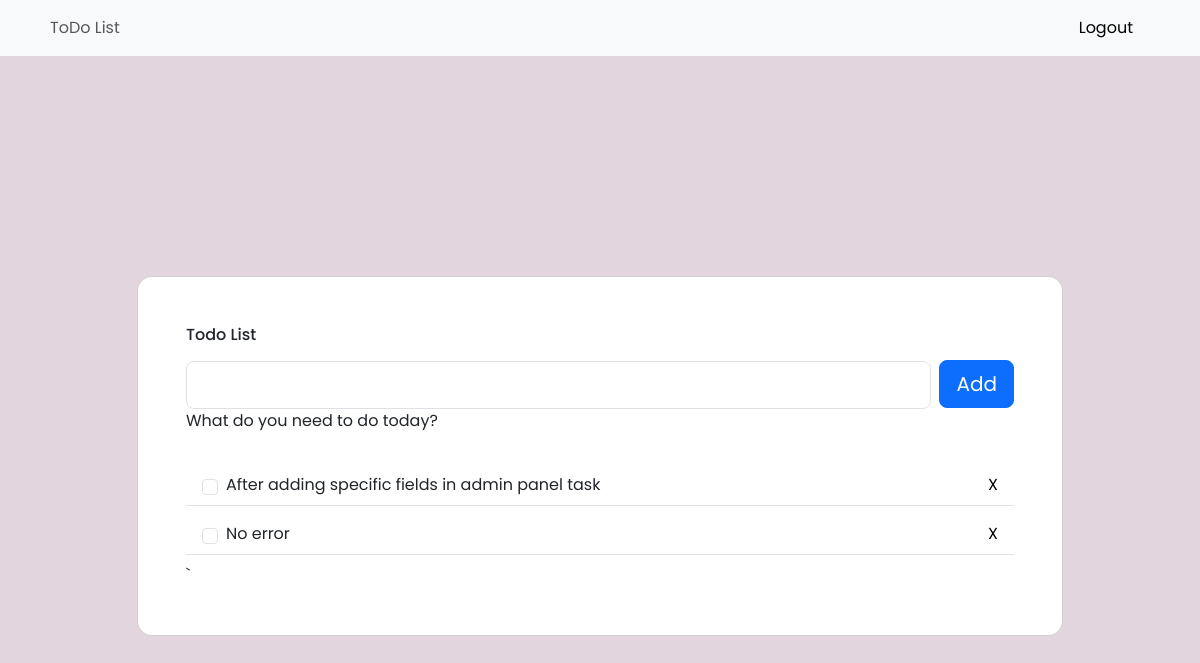
Before: / (signed in) with the older database file.
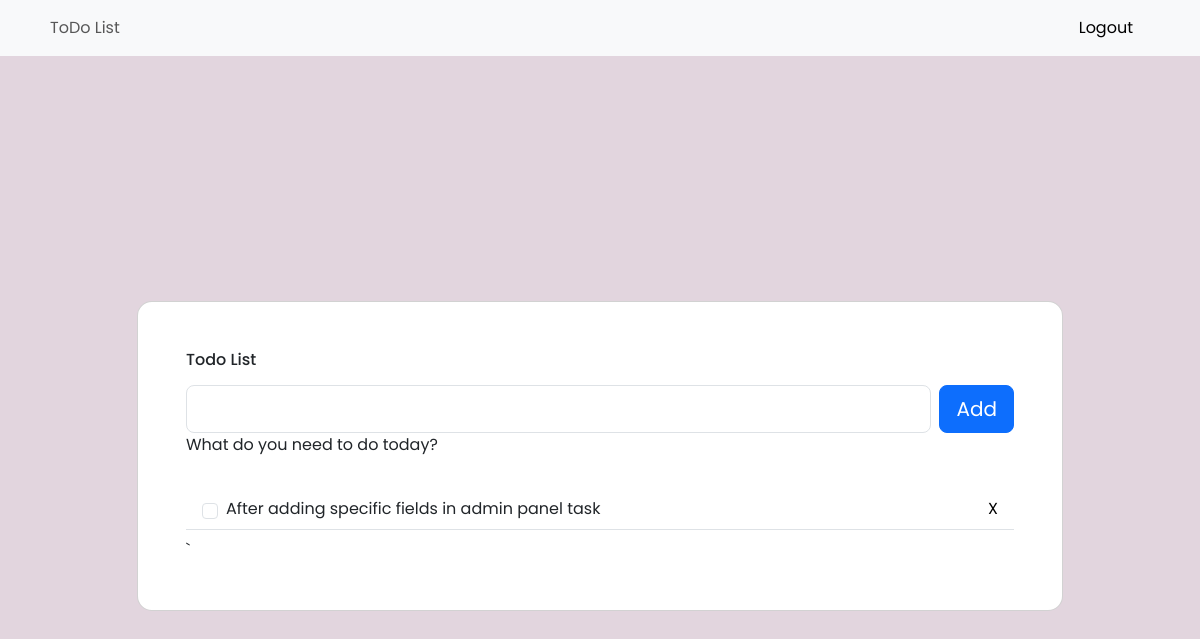
After: the same page with the newer database file.
### todo/models.py (models this page shows, shortened)
class Task(models.Model):
    user= models.ForeignKey(User, on_delete=models.CASCADE)
    task=models.CharField(max_length=200)
    created_at = models.DateTimeField(auto_now_add=True)
    class Meta:
         get_latest_by = 'created_at'

### todo/views.py (the view, shortened to what this page needs)
# urls.py: path('', HomePage.as_view(), name='Home'),
class HomePage(LoginRequiredMixin, View):  # Inherit from LoginRequiredMixin
    login_url = '/login/'  # Set the login URL
    def get(self, request):
        Current_user = Task.objects.filter(user=request.user).order_by('-created_at')
        context = {'Current_user': Current_user}
        return render(request, 'homepage.html', context)

### todo/templates/homepage.html (shortened to what this page needs)
{% extends 'base.html' %}
{% load static %}
{% block content %}
<section  style="background-color: #e2d5de;">
    <div class="vh-100" style="background-color: #e2d5de;">
    <div class="container py-5 h-100" >
        <div class="row d-flex justify-content-center align-items-center h-100" style="z-index: -1000;">
            <div class="col col-xl-10">
                <div class="card" style="border-radius: 15px;">
                    <div class="card-body p-5">
                        <h6 class="mb-3">Todo List</h6>
                        <form class="d-flex justify-content-center align-items-center mb-4" action=" " method="POST">
                            <div class="form-outline flex-fill">
                                <input type="text"  name="todo_text" id="form3" class="form-control form-control-lg" />
                                <label class="form-label" for="form3">What do you need to do today?</label>
                            </div>
                            <button type="submit" class="btn btn-primary btn-lg ms-2 add-btn">Add</button>
                        </form>
                        {% for data in Current_user %}
                        <ul class="list-group mb-0">
                            <li
                                class="list-group-item d-flex justify-content-between align-items-center border-start-0 border-top-0 border-end-0 border-bottom rounded-0 mb-2">
                                <div class="d-flex align-items-center">
                                    <input class="form-check-input me-2" type="checkbox" value="" id="strikeCheckbox"
                                        aria-label="..." />
                                    <div id="textToStrike">{{data.task}}</div>
                                </div>
                                <div href="#!" data-mdb-toggle="tooltip" title="Remove item" style="cursor:pointer;">
                                    <a class="fas fa-times remove-item" href="/delete/{{ data.id }}">X</a>
                                </div>
                        </ul>
                        {% endfor %}
`
                    </div>
                </div>
            </div>
            </div>
        </div>
    </div>
</section>
{% endblock %}

Changed rows visible on the page:
removed Task: task "No error"
